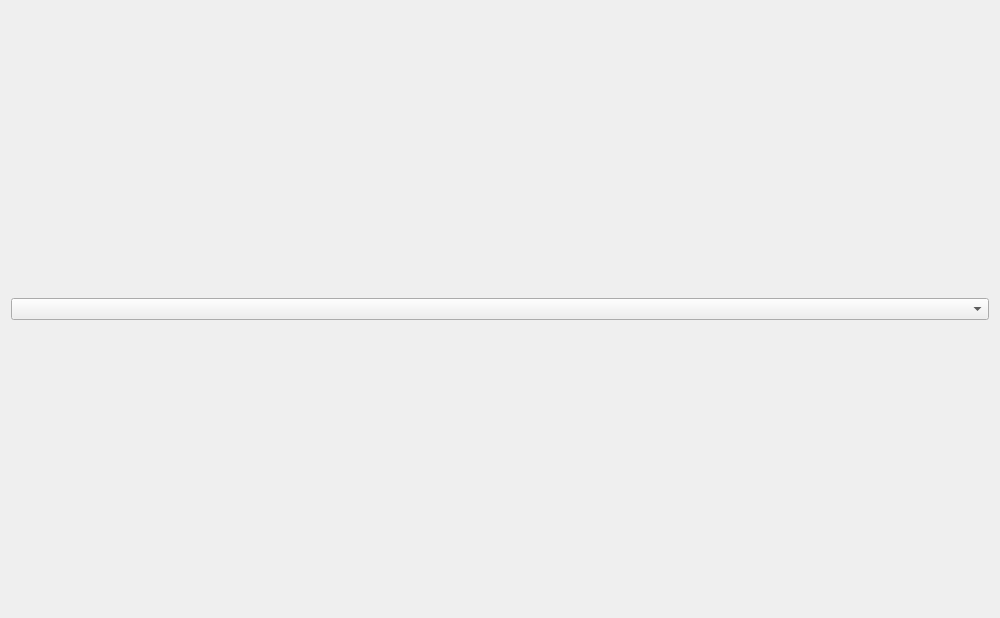
<?xml version="1.0" encoding="UTF-8"?>
<ui version="4.0">
 <class>LanguageChooser</class>
 <widget class="QWidget" name="LanguageChooser">
  <property name="geometry">
   <rect>
    <x>0</x>
    <y>0</y>
    <width>1000</width>
    <height>618</height>
   </rect>
  </property>
  <property name="windowTitle">
   <string>语言选择</string>
  </property>
  <layout class="QGridLayout" name="gridLayout">
   <item row="0" column="0">
    <widget class="QComboBox" name="cb_lang"/>
   </item>
  </layout>
 </widget>
 <resources/>
 <connections/>
</ui>
